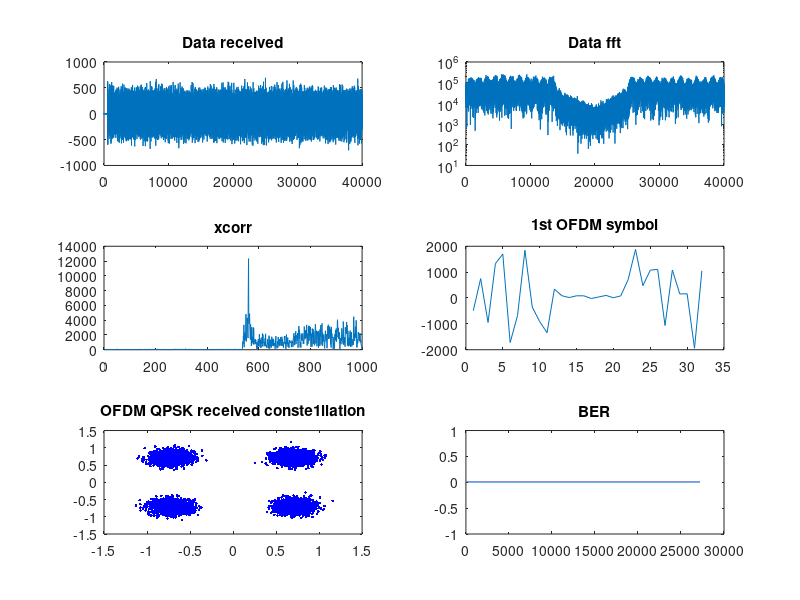

Write MATLAB code to recreate this figure.
% harness.m
% For more information search for "README:" in harness.cpp.

clear all;
close all;
%clc;

% Read data from file
load('params.mat')
load('dData.mat')

nr_OFDM_symbols = 800;


N_samps=40000;
fid1=fopen('received.dat','r');
x_rec=fread(fid1, 2*N_samps,'short');
fclose(fid1);

received_data= zeros(1,N_samps);
count = 1;
for i=1:2:2*N_samps
    received_data(count) = complex(x_rec(i),x_rec(i+1));
    count = count+1;
end

%save('testCPP.mat','received_data')

figure(1)
subplot(3,2,1)
plot(real(received_data))
title('Data received')
subplot(3,2,2)
semilogy(abs(fft(received_data)))
title('Data fft')


  %load cross correlation:  
  fid1=fopen('xcorr.dat','r');
  xcorrAbs=fread(fid1, N_samps,'double');
  fclose(fid1);

  length(xcorrAbs);

  figure(1)
  subplot(3,2,3)
  plot(xcorrAbs);
  title('xcorr')

  %load OFDM symbols corrected and without CP:
  
 fid=fopen('ofdm_cp.dat','r');
 temp=fread(fid,2*nr_car*nr_OFDM_symbols,'double');
 fclose(fid); 

 count=1; 
 dataOFDM_cpp=zeros(nr_OFDM_symbols,nr_car);
 for i=1:nr_OFDM_symbols
    for k=1:nr_car
        dataOFDM_cpp(i,k)=complex(temp(count),temp(count+1));   
        count=count+2;
    end
 end
 
  figure(1)
  subplot(3,2,4)
  plot(real((dataOFDM_cpp(1,:))));
  title('1st OFDM symbol')

  %load received Pilot gain:
  
 fid=fopen('rx_pilot_gain.dat','r');
 temp=fread(fid,length_pilot*nr_OFDM_symbols,'double');
 fclose(fid); 

 count=1; 
 pilot_gain=zeros(nr_OFDM_symbols,length_pilot);
 for i=1:nr_OFDM_symbols
    for k=1:length_pilot
        pilot_gain(i,k)=temp(count);   
        count=count+1;
    end
 end
 
 %load received Pilot phase:
  
 fid=fopen('rx_pilot_phase.dat','r');
 temp=fread(fid,length_pilot*nr_OFDM_symbols,'double');
 fclose(fid); 

 count=1; 
 pilot_phase=zeros(nr_OFDM_symbols,length_pilot);
 for i=1:nr_OFDM_symbols
    for k=1:length_pilot
        pilot_phase(i,k)=temp(count);   
        count=count+1;
    end
 end
 
 
 fid=fopen('cons_ofdm.dat','r');
 temp=fread(fid,2*nr_used_car*nr_OFDM_symbols,'double');
 fclose(fid); 

 count=1; 
 consOFDM_cpp=zeros(nr_OFDM_symbols,nr_used_car);
 for i=1:nr_OFDM_symbols
    for k=1:nr_used_car
        consOFDM_cpp(i,k)=complex(temp(count),temp(count+1));   
        count=count+2;
    end
 end
 
 %load filtered Pilot gain:
  
 fid=fopen('filt_pilot_gain.dat','r');
 temp=fread(fid,length_pilot*nr_OFDM_symbols,'double');
 fclose(fid); 

 count=1; 
 filt_pilot_gain=zeros(nr_OFDM_symbols,length_pilot);
 for i=1:nr_OFDM_symbols
    for k=1:length_pilot
        filt_pilot_gain(i,k)=temp(count);   
        count=count+1;
    end
 end
 
 %load filtered Phase gain:
  
 fid=fopen('filt_pilot_phase.dat','r');
 temp=fread(fid,length_pilot*nr_OFDM_symbols,'double');
 fclose(fid); 

 count=1; 
 filt_pilot_phase=zeros(nr_OFDM_symbols,length_pilot);
 for i=1:nr_OFDM_symbols
    for k=1:length_pilot
        filt_pilot_phase(i,k)=temp(count);   
        count=count+1;
    end
 end
 
 
 %load interp Pilot gain:
  
 fid=fopen('int_pilot_gain.dat','r');
 temp=fread(fid,nr_car*nr_OFDM_symbols,'double');
 fclose(fid); 

 count=1; 
 int_pilot_gain=zeros(nr_OFDM_symbols,nr_car);
 for i=1:nr_OFDM_symbols
    for k=1:nr_car
        int_pilot_gain(i,k)=temp(count);   
        count=count+1;
    end
 end
 
%   figure(1)
%   subplot(4,2,5)
%   plot(int_pilot_gain(1,:))
%   title('Channel Gain Estimation')

%   figure(2)
%   subplot(2,1,1)
%   surf(20*log10(int_pilot_gain))
%   title('gain (dB scale)')
%  
 %load interp Phase gain:
  
 fid=fopen('int_pilot_phase.dat','r');
 temp=fread(fid,nr_car*nr_OFDM_symbols,'double');
 fclose(fid); 

 count=1; 
 int_pilot_phase=zeros(nr_OFDM_symbols,nr_car);
 for i=1:nr_OFDM_symbols
    for k=1:nr_car
        int_pilot_phase(i,k)=temp(count);   
        count=count+1;
    end
 end
 
%   figure(1)
%   subplot(4,2,6)
%   stem(int_pilot_phase(1,:))
%   title('Channel Phase Estimation')
%   
%   figure(2)
%   subplot(2,1,2)
%   surf(int_pilot_phase)
 
  %load OFDM symbols corrected and without CP:
  
 fid=fopen('qpsk_data.dat','r');
 temp=fread(fid,2*nr_used_car*nr_OFDM_symbols,'double');
 fclose(fid); 

 count=1; 
 data_qpsk=zeros(nr_OFDM_symbols,nr_used_car);
 for i=1:nr_OFDM_symbols
    for k=1:nr_used_car
        data_qpsk(i,k)=complex(temp(count),temp(count+1));   
        count=count+2;
    end
 end
 
  figure(1)
  subplot(3,2,5)
  plot(reshape(data_qpsk(1:end,:),1,nr_used_car*nr_OFDM_symbols),'.b')
  title('OFDM QPSK received conste1llation')
  
  
  %figure(3)
  %plot(reshape(data_qpsk(20:end,1:46),1,24978),'.b')
  %plot(reshape(data_qpsk(1:end,1:end),1,nr_used_car*nr_OFDM_symbols-0*nr_used_car),'.b') 
  %grid on
  %load binary data:
  
 Modulation=2;%QPSK
 %Modulation=4;%16-QAM
  
 fid=fopen('dataBin.dat','r');
 temp=fread(fid, Modulation*nr_used_car*nr_OFDM_symbols,'short');
 fclose(fid); 
 
 count=1; 
 data_B_cpp=zeros(nr_OFDM_symbols,Modulation*nr_used_car);
 data_B_trans=zeros(nr_OFDM_symbols,Modulation*nr_used_car);
 for i=1:nr_OFDM_symbols
    for k=1:Modulation*nr_used_car
        data_B_cpp(i,k)=temp(count);
        data_B_trans(i,k)=dataT(count);
        count=count+1;
    end
 end
 
%  figure(4)
%  surf(abs(data_B_cpp-data_B_trans));
 

 rx_data_bin=temp;
 
 error=(abs(dataT(1:Modulation*nr_used_car*nr_OFDM_symbols).'-rx_data_bin));
 BER=sum(error)/length(rx_data_bin)
 
 figure(1)
  subplot(3,2,6)
  plot(error)
  title('BER')
  
  data_rate=(1-2*BER)*(length(rx_data_bin)/N_samps)*25;
        ['Data rate: ', num2str(data_rate), 'Mbits/s']
        pause
        
